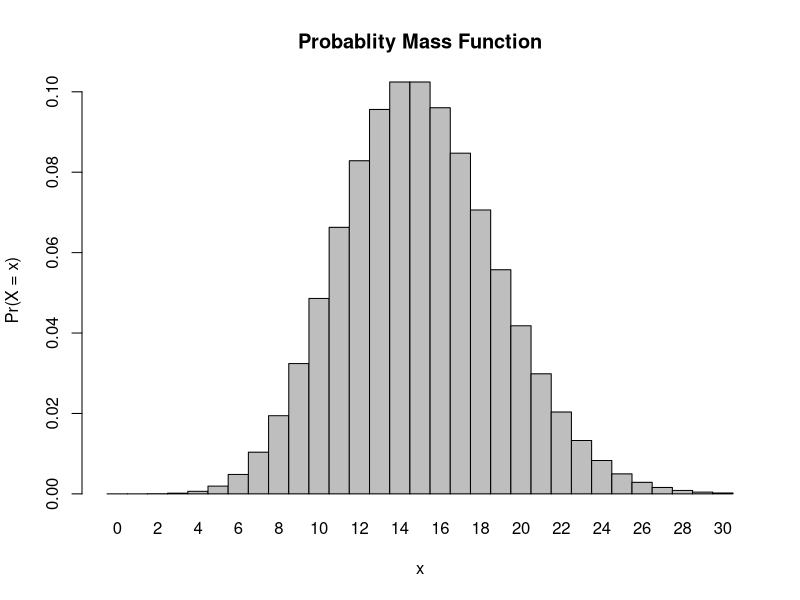
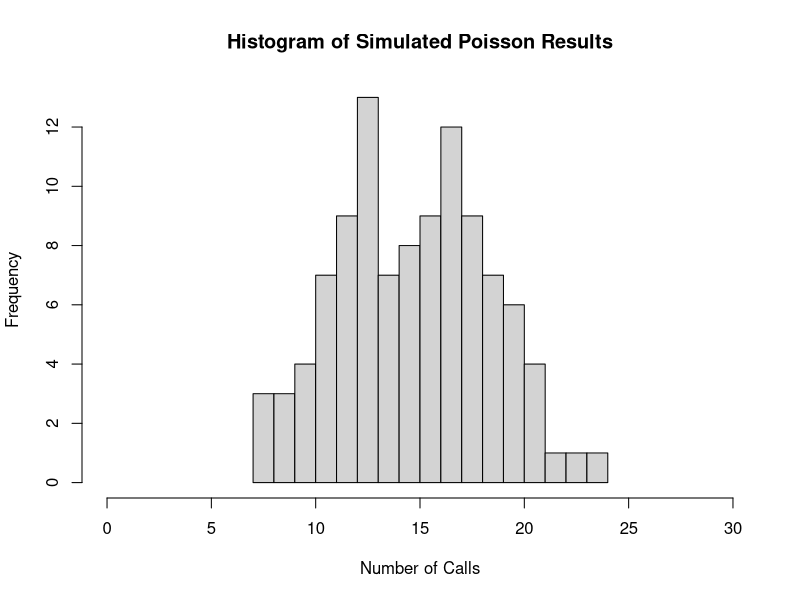

The R script that drew these images, in order:
## ---- chunk 1
#Mean number of calls
l <- 15

#Probability its greater than 8
p_greater_than_8 <- 1 - dpois(8, lambda = l) 

p_greater_than_8
## ---- chunk 2
#Mean number of calls
l <- 15

#Probability of no calls
p_no_calls <- dpois(0, lambda = l)

p_no_calls
## ---- chunk 3
#Mean number of calls
l <- 15

#Probabiltiy of exactly 3 calls
p_3_calls <- dpois(3, lambda = l)

p_3_calls
## ---- chunk 4
x <- 0:30
l <- 15

probset <- dpois(x = x, lambda = l)

barplot(probset, names.arg = x, space = 0, xlab = "x", ylab = "Pr(X = x)", main = "Probablity Mass Function")
## ---- chunk 5
set.seed(1)
sim_results <- rpois(n = 104, lambda = 15)

hist(sim_results, breaks = 15, xlab = "Number of Calls", ylab = "Frequency", main = "Histogram of Simulated Poisson Results", xlim = c(0,30))
